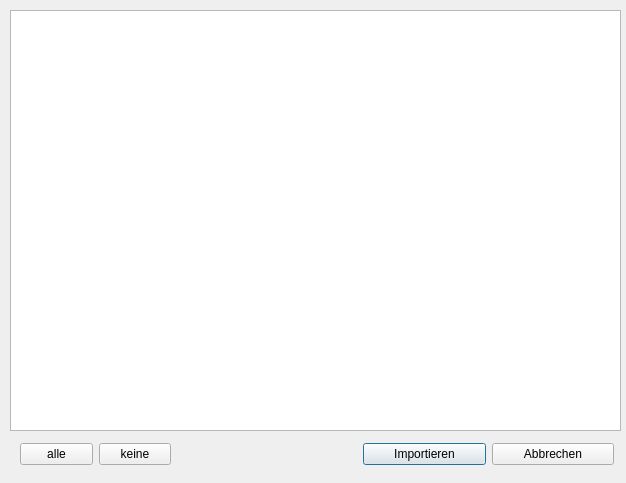
<?xml version="1.0" encoding="UTF-8"?>
<ui version="4.0">
 <class>Dialog_import_ggf</class>
 <widget class="QDialog" name="Dialog_import_ggf">
  <property name="geometry">
   <rect>
    <x>0</x>
    <y>0</y>
    <width>626</width>
    <height>483</height>
   </rect>
  </property>
  <property name="windowTitle">
   <string>Import GGF-Datei</string>
  </property>
  <widget class="QListWidget" name="listWidget">
   <property name="geometry">
    <rect>
     <x>10</x>
     <y>10</y>
     <width>611</width>
     <height>421</height>
    </rect>
   </property>
  </widget>
  <widget class="QWidget" name="layoutWidget">
   <property name="geometry">
    <rect>
     <x>363</x>
     <y>440</y>
     <width>251</width>
     <height>29</height>
    </rect>
   </property>
   <layout class="QHBoxLayout" name="horizontalLayout">
    <item>
     <widget class="QPushButton" name="pushButton_import">
      <property name="text">
       <string>Importieren</string>
      </property>
     </widget>
    </item>
    <item>
     <widget class="QPushButton" name="pushButton_abbrechen">
      <property name="text">
       <string>Abbrechen</string>
      </property>
     </widget>
    </item>
   </layout>
  </widget>
  <widget class="QWidget" name="">
   <property name="geometry">
    <rect>
     <x>20</x>
     <y>440</y>
     <width>151</width>
     <height>29</height>
    </rect>
   </property>
   <layout class="QHBoxLayout" name="horizontalLayout_2">
    <item>
     <widget class="QPushButton" name="pushButton_alle">
      <property name="text">
       <string>alle</string>
      </property>
     </widget>
    </item>
    <item>
     <widget class="QPushButton" name="pushButton_keine">
      <property name="text">
       <string>keine</string>
      </property>
     </widget>
    </item>
   </layout>
  </widget>
 </widget>
 <resources/>
 <connections/>
</ui>
